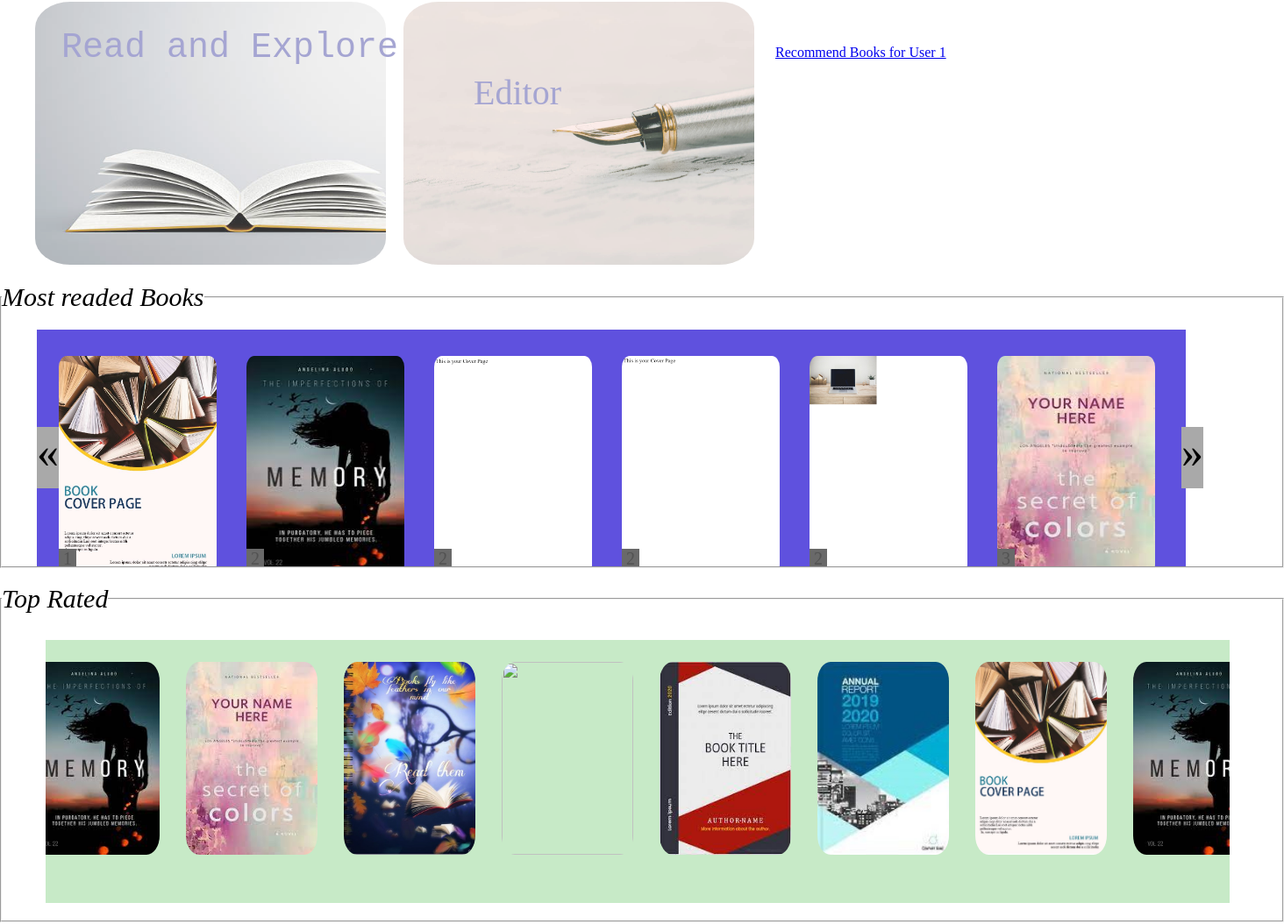
The app's page / (middle part), older data.
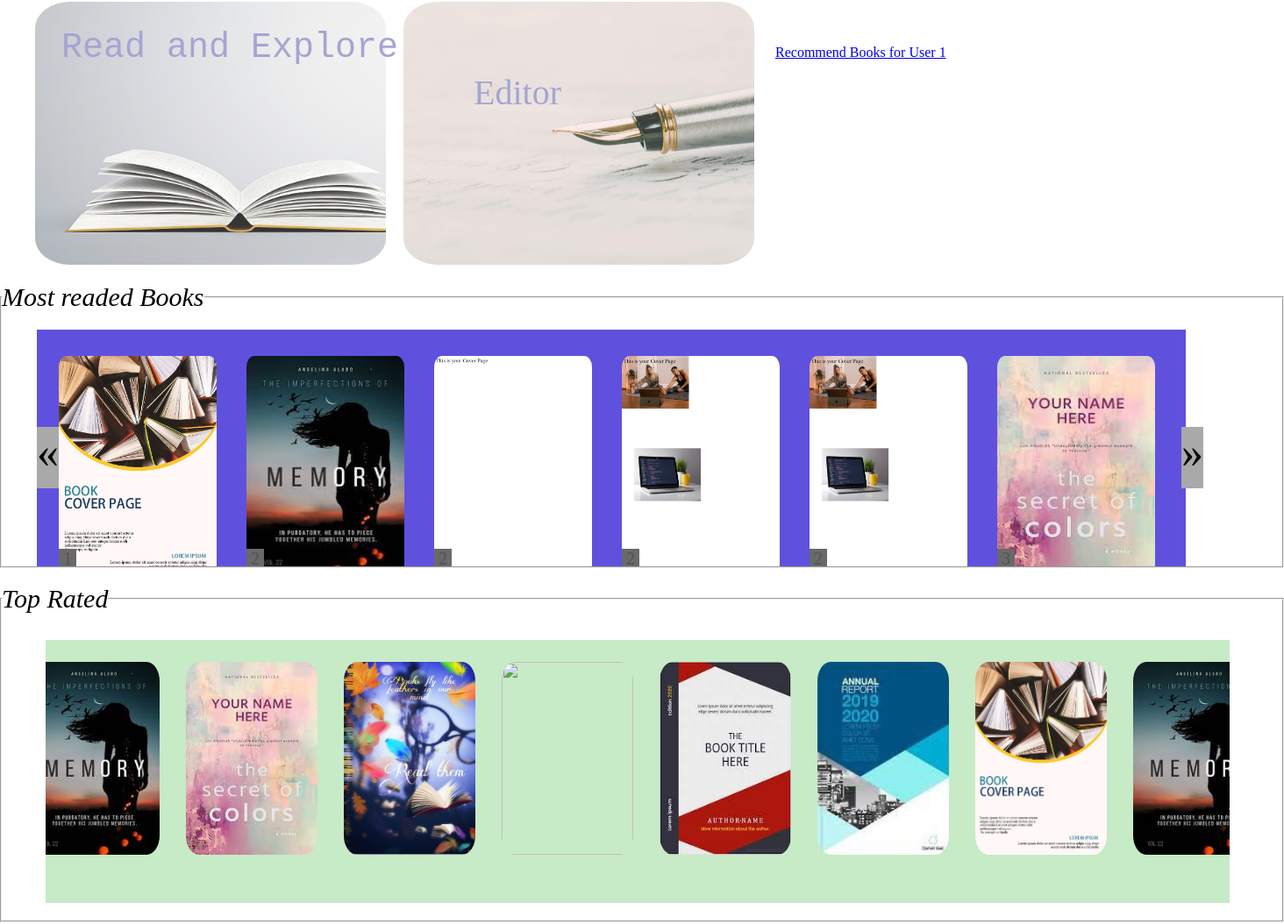
The same page, newer data.
### texteditor_upload/models.py (models this page shows, shortened)
class books(models.Model):
    authorname=models.CharField(max_length=255)
    email=models.EmailField(max_length=254)
    title=models.CharField(max_length=255)
    genre=models.CharField(max_length=255)
    cover_page=models.FileField(upload_to='coverpages')
    file=models.FileField(upload_to='pdf')
    rating=models.IntegerField(default=0)
    hitrate=models.IntegerField(default=0)
    onestar=models.IntegerField(default=0)
    twostar=models.IntegerField(default=0)
    threestar=models.IntegerField(default=0)
    fourstar=models.IntegerField(default=0)
    fivestar=models.IntegerField(default=0)
    avgrating=models.FloatField(default=0.0,max_length=3)
    oneper=models.IntegerField(default=0)
    twoper=models.IntegerField(default=0)
    threeper=models.IntegerField(default=0)
    fourper=models.IntegerField(default=0)
    fiveper=models.IntegerField(default=0)
    readrate=models.IntegerField(default=0)

### authentication/views.py (the view)
# urls.py: path('',views.home,name='home'),
def home(request):
    fname = request.session.get('fname', None)
    records=books.objects.all().order_by('readrate')[:3]
    records1=books.objects.all().order_by('avgrating')[:3]
    context={
                'records':records,
                'records1':records1,
                'fname':fname
            }
    return render(request,'authentication/index.html',context)

### templates/authentication/index.html (shortened to what this page needs)
{% load static %}
<html>
    <head>
        <link rel="stylesheet" href="{% static 'css/homestyle.css' %}">
        <link rel="stylesheet" href="{% static 'css/slidestyling.css' %}">
        <link rel="stylesheet" href="{% static 'css/slide2styling.css' %}">
    </head>
    <body>
    <div class="readerauthor">
        <a href="/bookscollection">
        <div class="reader" style="background-image: url('{% static "images/openbook.jpg" %}');">
            <div class="text"><pre>Read and Explore </pre></div>
        </div>
        </a>
        <a href="/texteditor">
        <div class="author" style="background-image: url('{% static "images/pen.jpg" %}');">
            <div class="text">Editor</div>
        </div>
        </a>
    </div>
    <a href="{% url 'recommend_books' user_id=1 %}">Recommend Books for User 1</a>
    <fieldset>
        <legend style="font-family:Georgia; font-size: 30px;"><i>Most readed Books</i></legend>
    <div class="toprated">
        <a  class="prev" onclick="showp()">&laquo;</a>
        <div class="container" id="container">
            <div class="item">
                <img src="{% static 'images/book cover.jpg' %}">
                <div class="num">1</div>
            </div>
            <div class="item">
                <img src="{% static 'images/book cover1.jpeg' %}">
                <div class="num">2</div>
            </div>
                {% for x in records %}
                <div class="item">
                <img src="/media/{{x.cover_page}}" height="200px" width="160px" onclick= "hitUrl('http://localhost:8000//media/{{x.file}}')"/>
                <div class="num">2</div>
                </div>
                {%endfor%}
            <div class="item">
                <img src="{% static 'images/book cover2.jpg' %}">
                <div class="num">3</div>
            </div>
        </div>
        <a class="next" onclick="show()">&raquo;</a>
    </div>
    </fieldset>
    <br>
      <fieldset>
        <legend style="font-family:Georgia; font-size: 30px;"><i>Top Rated</i></legend>
        <div class="liked">
            <div class="slider">
                <div class="container">
                    <div class="slide">
                        <img src="{% static 'images/book cover1.jpeg' %}">
                     </div>
                     <div class="slide">
                        <img src="{% static 'images/book cover2.jpg' %}">
                     </div>
                     <div class="slide">
                        <img src="{% static 'images/book cover3.jpg' %}">
                     </div>
                     <div class="slide">
                        <img src="{% static 'images/book cover4.jpeg' %}">
                     </div>
                     <div class="slide">
                        <img src="{% static 'images/book cover5.jpeg' %}">
                     </div>
                     <div class="slide">
                        <img src="{% static 'images/book cover6.jpg' %}">
                     </div>
                     <div class="slide">
                        <img src="{% static 'images/book cover.jpg' %}">
                     </div>
                     <div class="slide">
                         <img src="{% static 'images/book cover1.jpeg' %}">
                      </div>
            </div>
        </div>
        </fieldset>
    </body>
    </html>

Row changes from the older to the newer data that the page shows:
no longer on this page (row edited): books: cover_page (picture)
no longer on this page (row edited): books: cover_page (picture)
now on this page (row edited): books: cover_page (picture)
now on this page (row edited): books: cover_page (picture)
